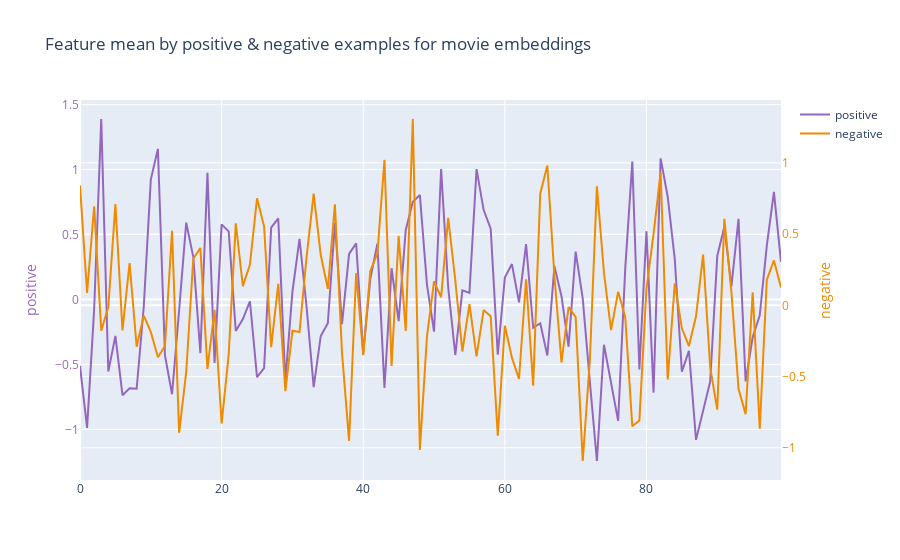

Notebook source saved alongside this figure:
### Code cell
plot_scatter_intermediate_outputs_multitrace(
    pos_out_mean, neg_out_mean, 'positive', 'negative',
    'Feature mean by positive & negative examples for movie embeddings')
